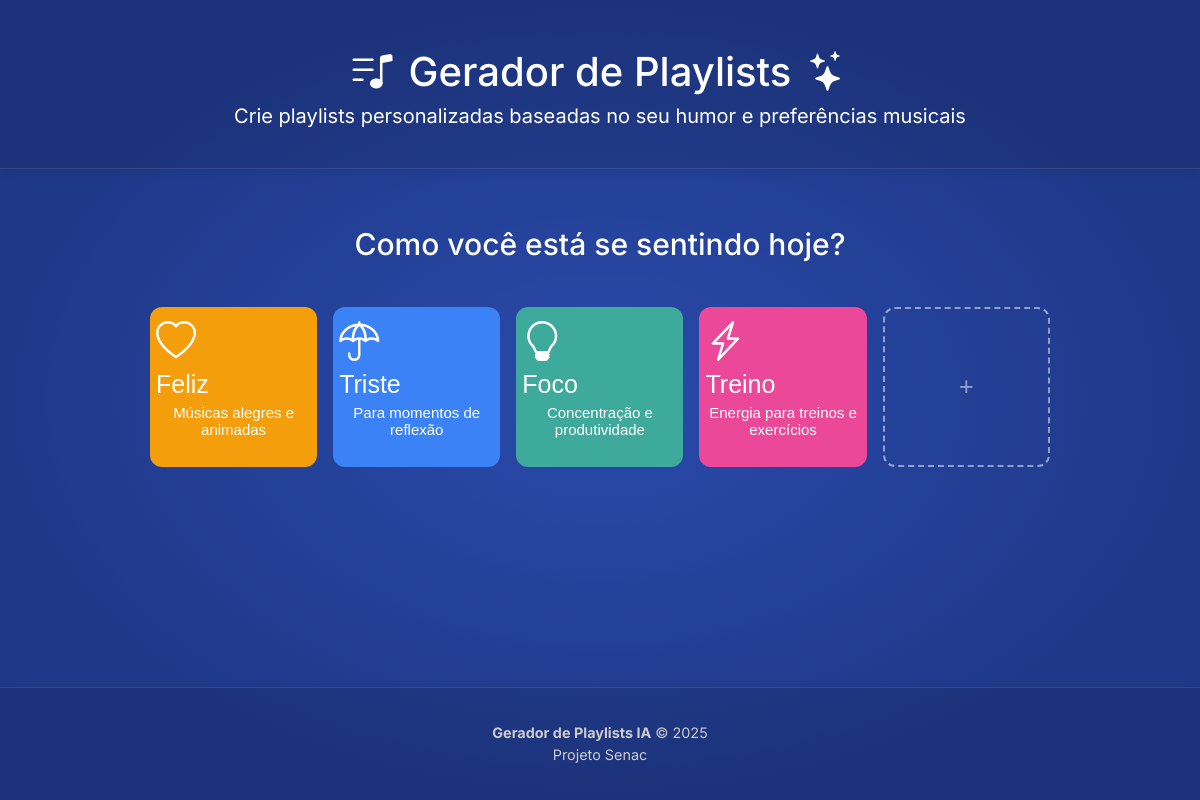
Before: / with the older database file.
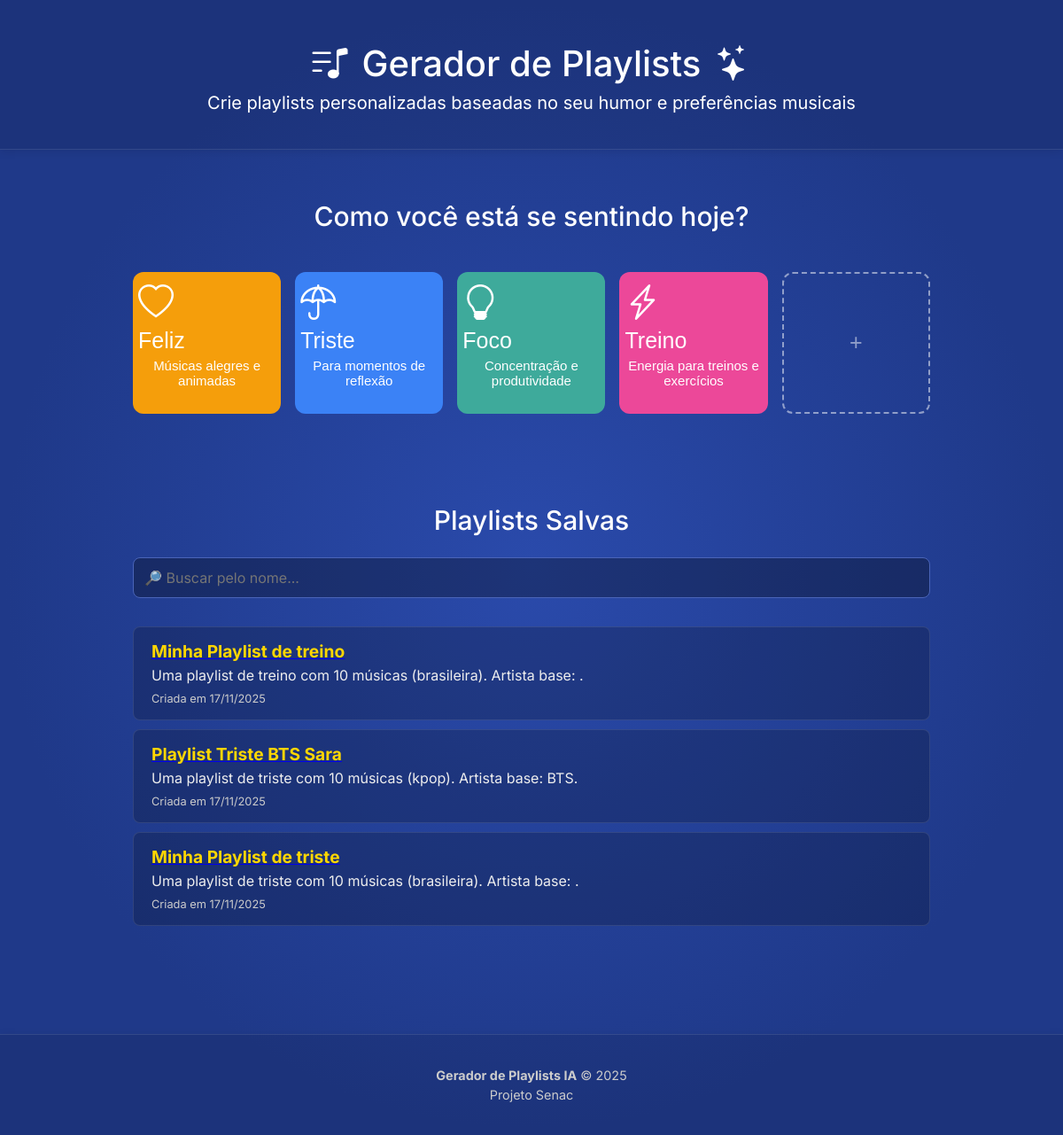
After: the same page with the newer database file.
### tables this page shows
CREATE TABLE playlists (
        id INTEGER PRIMARY KEY AUTOINCREMENT,
        name TEXT NOT NULL,
        description TEXT,
        created_at TEXT NOT NULL DEFAULT CURRENT_TIMESTAMP
    );

### index.php (the view, shortened to what this page needs)
<?php include 'includes/header.php'; ?>
<main class="container">
    <h2>Como você está se sentindo hoje?</h2>
    <form id="playlistForm" action="gerar.php" method="POST" class="humor-form">
        <div class="humores">
            <button type="button" data-humor="feliz" class="btn-humor feliz">
                <i class="bi"></i>
                <h3>Feliz</h3>
                <p>Músicas alegres e animadas</p>
            </button>
            <button type="button" data-humor="triste" class="btn-humor triste">
                <i class="bi"></i>
                <h3>Triste</h3>
                <p>Para momentos de reflexão</p>
            </button>
            <button type="button" data-humor="foco" class="btn-humor foco">
                <i class="bi"></i>
                <h3>Foco</h3>
                <p>Concentração e produtividade</p>
            </button>
            <button type="button" data-humor="treino" class="btn-humor treino">
                <i class="bi"></i>
                <h3>Treino</h3>
                <p>Energia para treinos e exercícios</p>
            </button>
            <button type="button" data-humor="personalizado" class="btn-humor personalizado">
                <h3>+</h3>
            </button>
        </div>
    </form>
    <?php
    $pdo = getConnection();
    $playlists = $pdo->query('SELECT * FROM playlists ORDER BY created_at DESC')->fetchAll(PDO::FETCH_ASSOC);
    ?>
    <?php if (!empty($playlists)): ?>
        <h2 style="margin-top: 5rem;">Playlists Salvas</h2>
        <input type="text" id="campoBuscaPlaylist" placeholder="🔎 Buscar pelo nome...">
        <ul class="playlists-salvas"> <?php foreach ($playlists as $p): ?>
            <li>
                <a href="playlist.php?id=<?= $p['id'] ?>">
                    <strong><?= htmlspecialchars($p['name']) ?></strong>
                </a>
                <p><?= htmlspecialchars($p['description'] ?? 'Sem descrição') ?></p>
                <em>Criada em <?= date('d/m/Y', strtotime($p['created_at'])) ?></em>
            </li>
        <?php endforeach; ?>
        </ul>
    <?php endif; ?>
</main>
<?php include 'includes/footer.php'; ?>

### includes/header.php (shortened to what this page needs)
<!DOCTYPE html>
<html lang="pt-br">
<head>
    <link rel="stylesheet" href="assets/style.css">
    <link rel="stylesheet" href="https://cdn.jsdelivr.net/npm/bootstrap-icons@1.13.1/font/bootstrap-icons.min.css">
</head>
<body>
<header>
    <a href="index.php" class="header-link">
        <h1>
            <i class="bi bi-music-note-list"></i>
            Gerador de Playlists
            <i class="bi bi-stars"></i>
        </h1>
    </a>
    <p>Crie playlists personalizadas baseadas no seu humor e preferências musicais</p>
</header>

### includes/footer.php
<footer>
    <p><strong>Gerador de Playlists IA</strong> &copy; <?= date('Y') ?></p>
    <p>Projeto Senac</p>
</footer>
</body>
</html>

### assets/style.css (style rules this page uses)
body { font-family: 'Inter', sans-serif; background: radial-gradient(ellipse at center, #2a4aab 0%, #1F3989 70%); color: white; text-align: center; margin: 0; padding: 0; min-height: 100vh; display: flex; flex-direction: column; }
main.container { flex: 1; padding: 2rem; }
header { padding: 20px; display: flex; flex-direction: column; align-items: center; justify-content: center; width: 100%; border-bottom: 1px solid rgba(255, 255, 255, 0.1); box-shadow: 0 2px 10px rgba(0, 0, 0, 0.1); background-color: rgba(0, 0, 0, 0.1); box-sizing: border-box; }
.header-link { text-decoration: none; color: white; transition: transform 0.2s ease; }
header h1 { display: flex; flex-direction: row; gap: 1rem; justify-content: center; align-items: center; font-weight: 500; font-size: 40px; margin-bottom: 0.5rem; }
header p { font-size: 20px; margin-top: 0; }
.container { max-width: 900px; margin: 0 auto; padding: 20px; display: flex; flex-direction: column; flex: 1; }
.container h2 { font-size: 30px; font-weight: 500; }
.humores { display: flex; justify-content: space-around; align-items: center; gap: 1rem; margin: 20px 0; }
.humores button { display: flex; flex-direction: column; justify-content: center; gap: 0.3rem; border: none; border-radius: 12px; width: 175px; height: 160px; font-size: 1.1rem; color: white; cursor: pointer; transition: all 0.3s ease; }
.humores i { font-size: 40px; transition: 0.2s ease; }
.humores h3 { font-weight: 500; font-size: 25px; margin: 0; }
.humores p { font-weight: 400; margin-top: 0px; font-size: 15px; }
.feliz { background-color: #F59E0B; }
.triste { background-color: #3B82F6; }
.foco { background-color: #3EAA9B; }
.treino { background-color: #EC4899; }
.humores button.personalizado { background-color: transparent; border: 2px dashed rgba(255, 255, 255, 0.5); width: 175px; height: 160px; justify-content: center; align-items: center; font-size: 3rem; color: rgba(255, 255, 255, 0.5); transition: 0.3s ease; }
.feliz i::before { content: "\f417"; }
.triste i::before { content: "\f5fd"; }
.foco i::before { content: "\f46b"; }
.treino i::before { content: "\f46d"; }
.playlists-salvas { list-style: none; padding: 0; margin-top: 1rem; text-align: left; }
.playlists-salvas li { background-color: rgba(0, 0, 0, 0.2); border: 1px solid rgba(255, 255, 255, 0.1); padding: 15px 20px; border-radius: 8px; margin-bottom: 10px; transition: all 0.2s ease; }
.playlists-salvas li strong { color: #FFD700; font-size: 1.2rem; }
.playlists-salvas li p { margin: 5px 0; color: #eee; }
.playlists-salvas li em { font-size: 0.8rem; color: #ccc; font-style: normal; }
#campoBuscaPlaylist { width: 100%; padding: 12px; margin-top: 0rem; margin-bottom: 1rem; background-color: rgba(0, 0, 0, 0.3); color: white; border: 1px solid #4a64b8; border-radius: 8px; box-sizing: border-box; font-family: 'Inter', sans-serif; font-size: 1rem; transition: all 0.2s ease; }
footer { width: 100%; padding: 2rem 0; margin-top: 4rem; border-top: 1px solid rgba(255, 255, 255, 0.1); box-shadow: 0 2px 10px rgba(0, 0, 0, 0.1); background-color: rgba(0, 0, 0, 0.1); color: #ccc; font-size: 0.9rem; }
footer p { margin: 0.3rem 0; }

Changed rows visible on the page:
added playlists: name "Minha Playlist de treino", description "Uma playlist de treino com 10 músicas (brasileira). Artista base: .", created_at "17/11/2025"
added playlists: name "Playlist Triste BTS Sara", description "Uma playlist de triste com 10 músicas (kpop). Artista base: BTS.", created_at "17/11/2025"
added playlists: name "Minha Playlist de triste", description "Uma playlist de triste com 10 músicas (brasileira). Artista base: .", created_at "17/11/2025"
Other visible differences:
text now shown: "Playlists Salvas"
